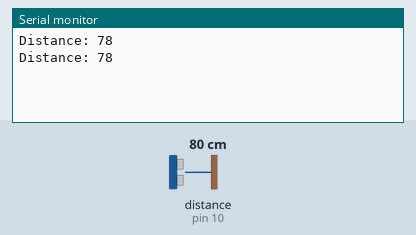
A sketch run on a simulated Arduino Uno, built with avr-gcc and run on an emulated ATmega328P. On the bench: the last lines printed to the serial monitor. Wiring (inferred from the names in the program): ultrasonic range finder: trigger pin 9; echo pin 10. The inputs (shaded band) are chosen by the test bench; at power-on: distance to the obstacle (sensor on pin 10) 80 cm. The echo pulse lasts 58.3 µs per cm.

Above: at 10.8 s.
10.9 s: distance to the obstacle (sensor on pin 10) set to 2 cm
At 20.7 s:
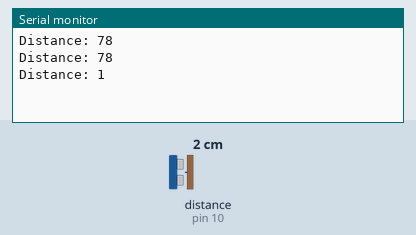
20.9 s: distance to the obstacle (sensor on pin 10) set to 4 cm
At 31.2 s:
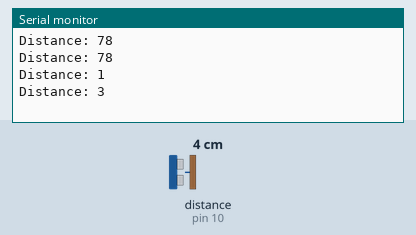
Timing chart, 0 to 32.7 s (numbered marks = the images above; inputs shaded):
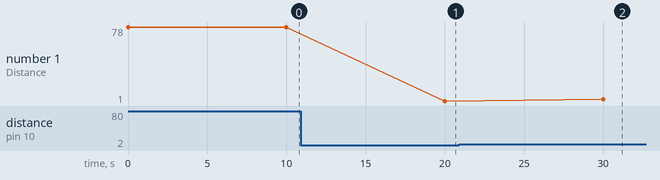

Measured:
- after the input at 10.9 s, the serial monitor: prints a new line after 9.1 s (image 1)
- after the input at 20.9 s, the serial monitor: prints a new line after 9.1 s (image 2)
- plotted number 1: 78 → 1 after the input at 10.9 s, 1 → 3 after the input at 20.9 s

The sketch:

HC-SR04.ino
```cpp
const int trigger = 9;
const int echo = 10;

// Sampling interval in milliseconds
const int samplingInterval = 10000;

int getUltrasonicDistance(){
  // Function to retreive the distance reading of the ultrasonic sensor
  long duration;
  int distance;

  // Assure the trigger pin is LOW:
  digitalWrite(trigger, LOW);
  // Brief pause:
  delayMicroseconds(5);

  // Trigger the sensor by setting the trigger to HIGH:
  digitalWrite(trigger, HIGH);
  // Wait a moment before turning off the trigger:
  delayMicroseconds(10);
  // Turn off the trigger:
  digitalWrite(trigger, LOW);

  // Read the echo pin:
  duration = pulseIn(echo, HIGH);
  // Calculate the distance in centimeter (CM):
  distance = duration * 0.034 / 2;

  // Uncomment this line to return value in IN instead of CM:
  //distance = distance * 0.3937008

  // Return the distance read from the sensor:
  return distance;
}

void setup() {
  // Define inputs and outputs:
  pinMode(trigger, OUTPUT);
  pinMode(echo, INPUT);

  // Start the serial monitor:
  Serial.begin(9600);
}

void loop() {
  // Print the distance to the serial monitor:
  Serial.print("Distance: ");
  Serial.println(getUltrasonicDistance());

  // Wait one second before continuing:
  delay(samplingInterval);
}
```
